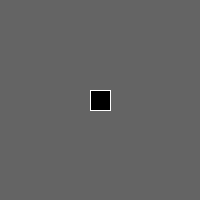
Frame 1 (no input)
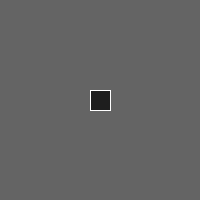
Frame 60 (the mouse pressed at the canvas centre just before this capture)
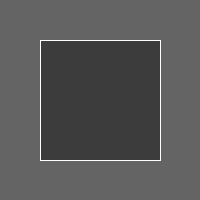
Frame 120 (the mouse held since frame 60 and released just before this capture)

The Processing sketch that drew these frames (run headless with seeded random() and noise(); from frame 60 on, the mouse is pressed at the canvas centre):

// Processing sketch: ch4_ex5
// ── ch4_ex5.pde
void setup() {
  size(200,200);
}

void draw(){
  background(100);
  stroke(255);
  fill(frameCount/2);
  rectMode(CENTER);
  
  rect(width/2, height/2, mouseX +20, mouseY +20);
}

void keyPressed() {
  println("You Pressed " + key);
}
